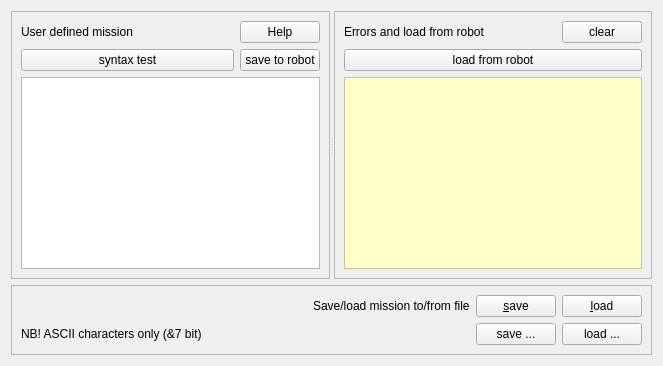
       <widget class="QWidget" name="tab_6">
        <attribute name="title">
         <string>Mission</string>
        </attribute>
        <layout class="QGridLayout" name="gridLayout_34">
         <item row="0" column="0">
          <widget class="QSplitter" name="splitter_3">
           <property name="sizePolicy">
            <sizepolicy hsizetype="Expanding" vsizetype="Expanding">
             <horstretch>0</horstretch>
             <verstretch>0</verstretch>
            </sizepolicy>
           </property>
           <property name="orientation">
            <enum>Qt::Horizontal</enum>
           </property>
           <widget class="QFrame" name="frame_12">
            <property name="sizePolicy">
             <sizepolicy hsizetype="Preferred" vsizetype="Expanding">
              <horstretch>0</horstretch>
              <verstretch>0</verstretch>
             </sizepolicy>
            </property>
            <property name="frameShape">
             <enum>QFrame::StyledPanel</enum>
            </property>
            <property name="frameShadow">
             <enum>QFrame::Sunken</enum>
            </property>
            <property name="lineWidth">
             <number>0</number>
            </property>
            <layout class="QGridLayout" name="gridLayout_11">
             <item row="0" column="0">
              <widget class="QLabel" name="label_62">
               <property name="sizePolicy">
                <sizepolicy hsizetype="Expanding" vsizetype="Preferred">
                 <horstretch>0</horstretch>
                 <verstretch>0</verstretch>
                </sizepolicy>
               </property>
               <property name="text">
                <string>User defined mission</string>
               </property>
              </widget>
             </item>
             <item row="0" column="1">
              <widget class="QPushButton" name="mission_help">
               <property name="text">
                <string>Help</string>
               </property>
              </widget>
             </item>
             <item row="1" column="0">
              <widget class="QPushButton" name="mission_syntax_check">
               <property name="toolTip">
                <string>&lt;html&gt;&lt;head/&gt;&lt;body&gt;&lt;p&gt;Limited syntax check - found errors are shown to the right (one error at a time)&lt;/p&gt;&lt;/body&gt;&lt;/html&gt;</string>
               </property>
               <property name="text">
                <string>syntax test</string>
               </property>
              </widget>
             </item>
             <item row="1" column="1">
              <widget class="QPushButton" name="mission_robot_save">
               <property name="toolTip">
                <string>&lt;html&gt;&lt;head/&gt;&lt;body&gt;&lt;p&gt;Save &amp;quot;user defined mission&amp;quot; to robot RAM &lt;/p&gt;&lt;p&gt;- use also &amp;quot;save to robot flash&amp;quot; if mission is to be available after power cycle.&lt;/p&gt;&lt;/body&gt;&lt;/html&gt;</string>
               </property>
               <property name="text">
                <string>save to robot</string>
               </property>
              </widget>
             </item>
             <item row="2" column="0" colspan="2">
              <widget class="QPlainTextEdit" name="mission_edit">
               <property name="sizePolicy">
                <sizepolicy hsizetype="Expanding" vsizetype="Expanding">
                 <horstretch>0</horstretch>
                 <verstretch>0</verstretch>
                </sizepolicy>
               </property>
               <property name="baseSize">
                <size>
                 <width>0</width>
                 <height>2</height>
                </size>
               </property>
               <property name="font">
                <font>
                 <pointsize>10</pointsize>
                </font>
               </property>
               <property name="toolTip">
                <string notr="true">Edit area for user mission</string>
               </property>
              </widget>
             </item>
            </layout>
           </widget>
           <widget class="QFrame" name="frame_44">
            <property name="sizePolicy">
             <sizepolicy hsizetype="Preferred" vsizetype="Expanding">
              <horstretch>0</horstretch>
              <verstretch>0</verstretch>
             </sizepolicy>
            </property>
            <property name="frameShape">
             <enum>QFrame::StyledPanel</enum>
            </property>
            <property name="frameShadow">
             <enum>QFrame::Sunken</enum>
            </property>
            <property name="lineWidth">
             <number>0</number>
            </property>
            <layout class="QGridLayout" name="gridLayout_18">
             <item row="1" column="0" colspan="2">
              <widget class="QPushButton" name="mission_robot_load">
               <property name="sizePolicy">
                <sizepolicy hsizetype="Minimum" vsizetype="Fixed">
                 <horstretch>0</horstretch>
                 <verstretch>0</verstretch>
                </sizepolicy>
               </property>
               <property name="text">
                <string>load from robot</string>
               </property>
              </widget>
             </item>
             <item row="0" column="1">
              <widget class="QPushButton" name="button_mission_clear_rx">
               <property name="text">
                <string>clear</string>
               </property>
              </widget>
             </item>
             <item row="0" column="0">
              <widget class="QLabel" name="label_63">
               <property name="sizePolicy">
                <sizepolicy hsizetype="Expanding" vsizetype="Preferred">
                 <horstretch>0</horstretch>
                 <verstretch>0</verstretch>
                </sizepolicy>
               </property>
               <property name="text">
                <string>Errors and load from robot</string>
               </property>
              </widget>
             </item>
             <item row="2" column="0" colspan="2">
              <widget class="QPlainTextEdit" name="mission_edit_error">
               <property name="enabled">
                <bool>true</bool>
               </property>
               <property name="sizePolicy">
                <sizepolicy hsizetype="Expanding" vsizetype="Expanding">
                 <horstretch>0</horstretch>
                 <verstretch>0</verstretch>
                </sizepolicy>
               </property>
               <property name="baseSize">
                <size>
                 <width>0</width>
                 <height>2</height>
                </size>
               </property>
               <property name="font">
                <font>
                 <pointsize>10</pointsize>
                </font>
               </property>
               <property name="toolTip">
                <string notr="true">&lt;html&gt;&lt;head/&gt;&lt;body&gt;&lt;p&gt;Mission messages (error and load from robot)&lt;/p&gt;&lt;/body&gt;&lt;/html&gt;</string>
               </property>
               <property name="styleSheet">
                <string notr="true">background-color: rgb(255, 255, 200);</string>
               </property>
               <property name="readOnly">
                <bool>false</bool>
               </property>
               <property name="backgroundVisible">
                <bool>false</bool>
               </property>
              </widget>
             </item>
            </layout>
           </widget>
          </widget>
         </item>
         <item row="1" column="0">
          <widget class="QFrame" name="frame_45">
           <property name="sizePolicy">
            <sizepolicy hsizetype="Preferred" vsizetype="Minimum">
             <horstretch>0</horstretch>
             <verstretch>0</verstretch>
            </sizepolicy>
           </property>
           <property name="frameShape">
            <enum>QFrame::StyledPanel</enum>
           </property>
           <property name="frameShadow">
            <enum>QFrame::Raised</enum>
           </property>
           <layout class="QGridLayout" name="gridLayout_29">
            <item row="1" column="4">
             <widget class="QPushButton" name="mission_load_from">
              <property name="toolTip">
               <string>&lt;html&gt;&lt;head/&gt;&lt;body&gt;&lt;p&gt;Load mission from selected file&lt;/p&gt;&lt;/body&gt;&lt;/html&gt;</string>
              </property>
              <property name="text">
               <string>load ...</string>
              </property>
             </widget>
            </item>
            <item row="1" column="3">
             <widget class="QPushButton" name="mission_save_as">
              <property name="toolTip">
               <string>&lt;html&gt;&lt;head/&gt;&lt;body&gt;&lt;p&gt;Save &amp;quot;user defined mission&amp;quot; to a file&lt;/p&gt;&lt;/body&gt;&lt;/html&gt;</string>
              </property>
              <property name="text">
               <string>save ...</string>
              </property>
             </widget>
            </item>
            <item row="0" column="1">
             <spacer name="horizontalSpacer_10">
              <property name="orientation">
               <enum>Qt::Horizontal</enum>
              </property>
              <property name="sizeHint" stdset="0">
               <size>
                <width>286</width>
                <height>13</height>
               </size>
              </property>
             </spacer>
            </item>
            <item row="0" column="4">
             <widget class="QPushButton" name="mission_file_load">
              <property name="toolTip">
               <string>&lt;html&gt;&lt;head/&gt;&lt;body&gt;&lt;p&gt;Loads mission as &amp;quot;used defined mission&amp;quot; from regbot.mis&lt;/p&gt;&lt;/body&gt;&lt;/html&gt;</string>
              </property>
              <property name="text">
               <string>&amp;load</string>
              </property>
              <property name="shortcut">
               <string>Ctrl+L</string>
              </property>
             </widget>
            </item>
            <item row="0" column="3">
             <widget class="QPushButton" name="mission_file_save">
              <property name="toolTip">
               <string>&lt;html&gt;&lt;head/&gt;&lt;body&gt;&lt;p&gt;Saves mission in &amp;quot;used defined mission&amp;quot; to regbot.mis&lt;/p&gt;&lt;/body&gt;&lt;/html&gt;</string>
              </property>
              <property name="text">
               <string>&amp;save</string>
              </property>
              <property name="shortcut">
               <string>Ctrl+S</string>
              </property>
             </widget>
            </item>
            <item row="0" column="2">
             <widget class="QLabel" name="label_61">
              <property name="text">
               <string>Save/load mission to/from file</string>
              </property>
              <property name="buddy">
               <cstring>log_filename</cstring>
              </property>
             </widget>
            </item>
            <item row="1" column="1">
             <widget class="QLabel" name="label_113">
              <property name="text">
               <string>NB! ASCII characters only (&amp;7 bit)</string>
              </property>
              <property name="buddy">
               <cstring>log_filename</cstring>
              </property>
             </widget>
            </item>
           </layout>
          </widget>
         </item>
        </layout>
       </widget>
